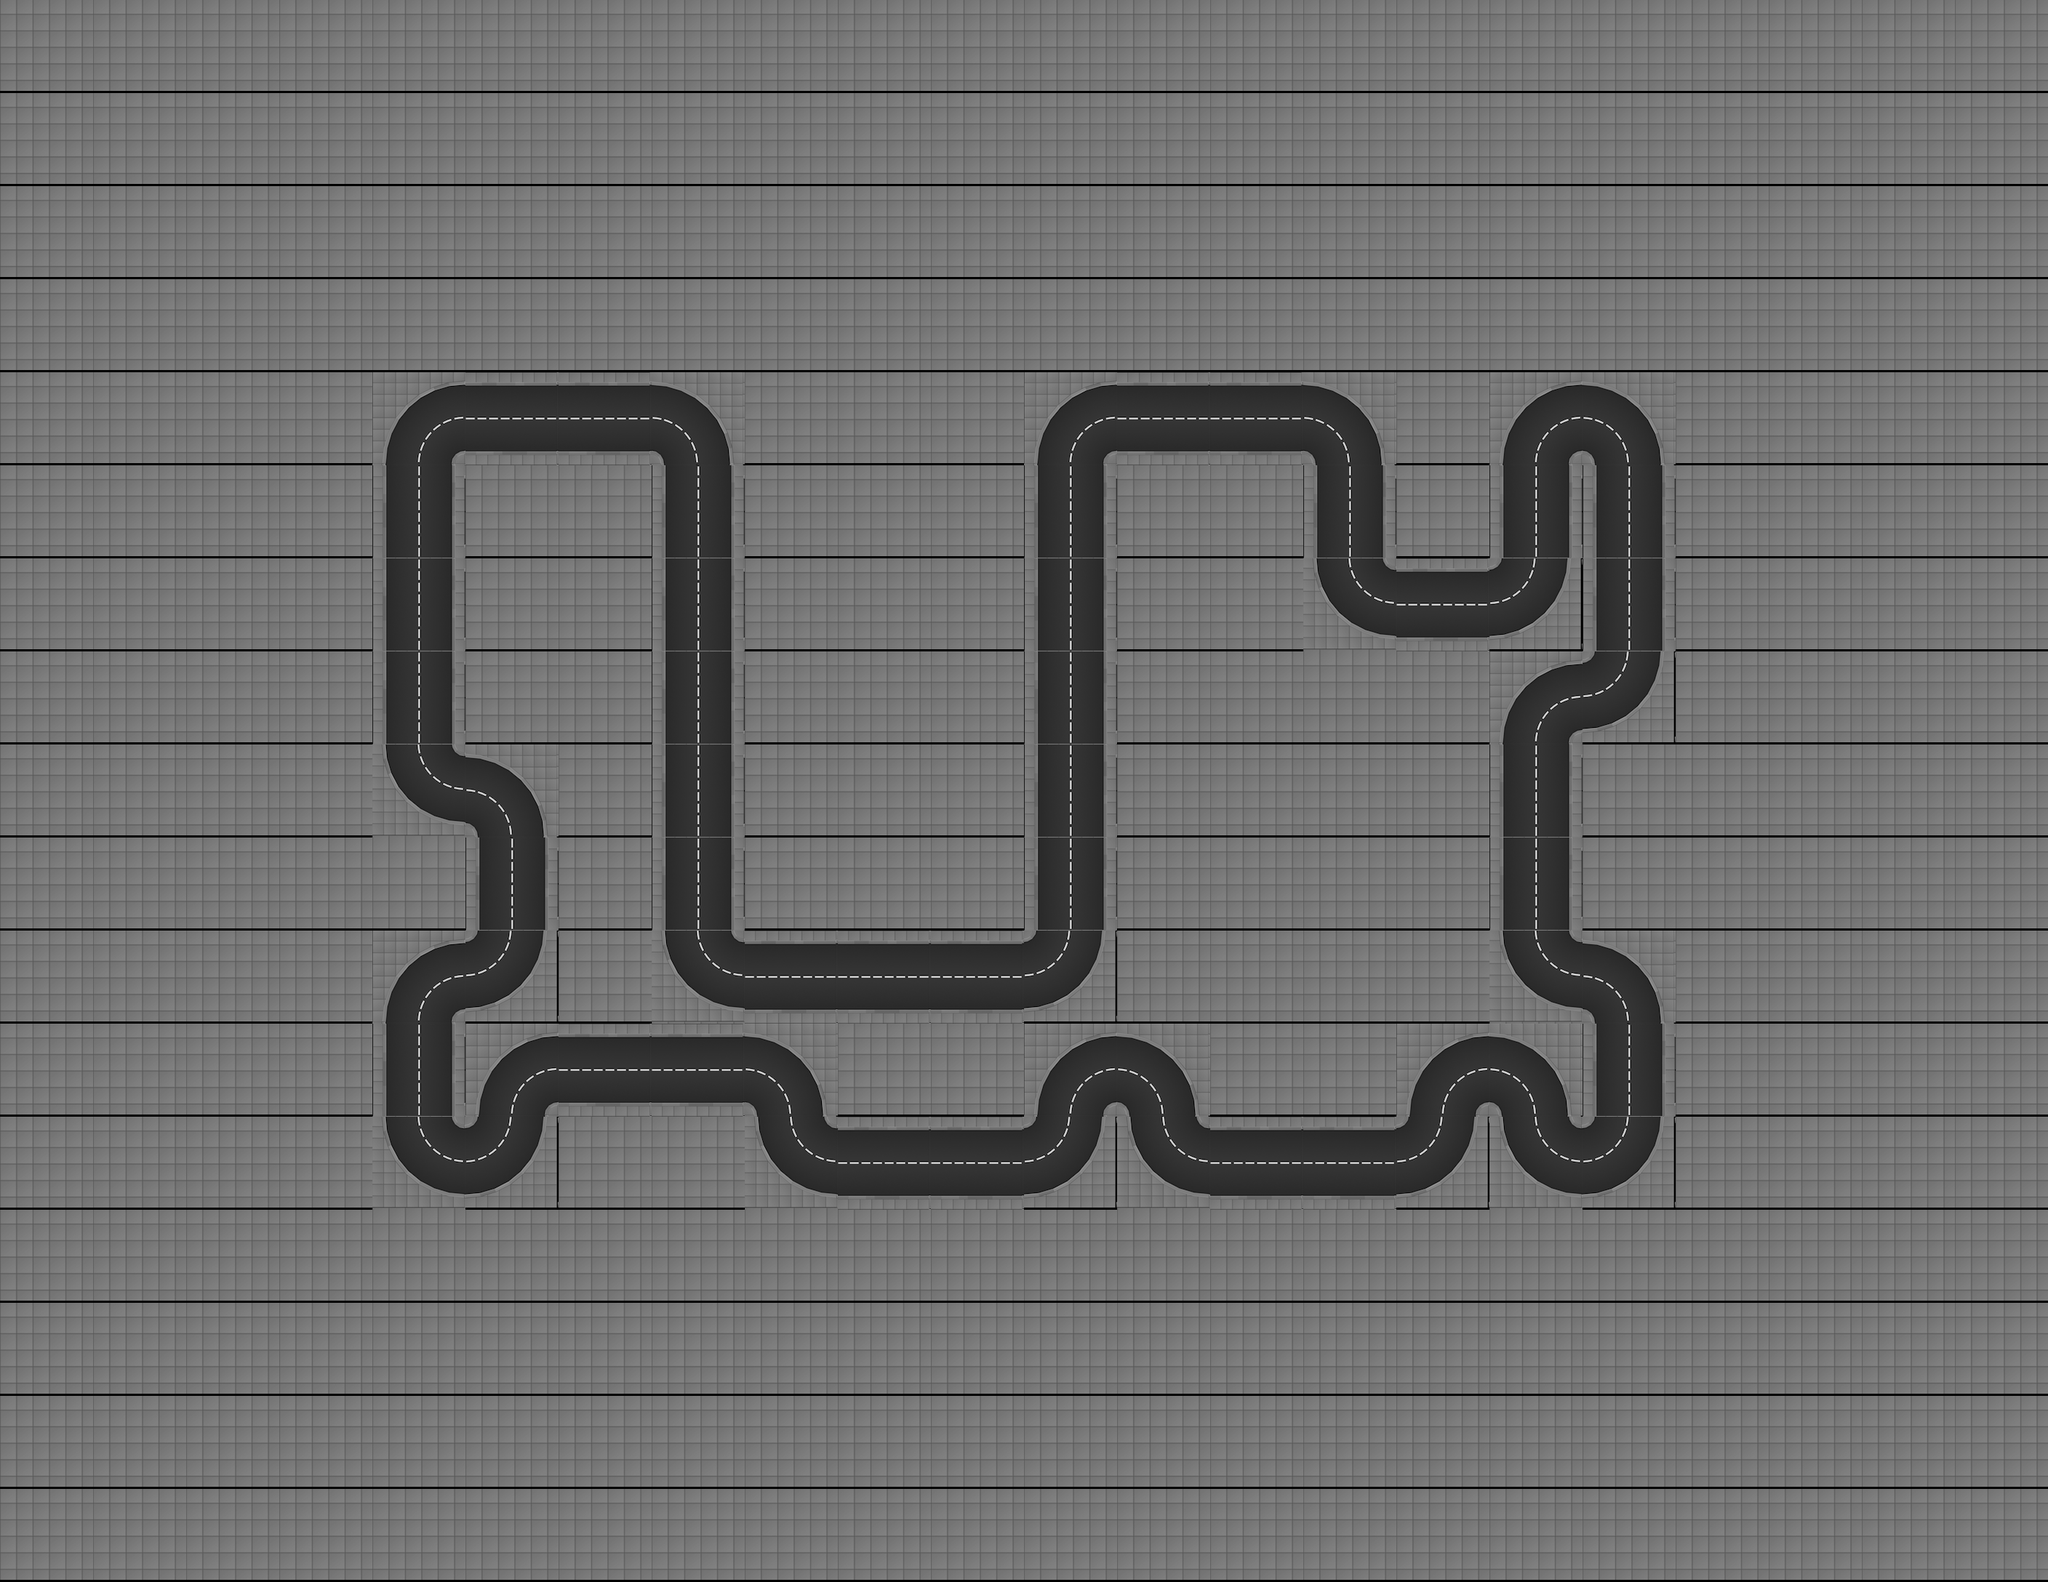

A level layout from a 2D game, rendered from its tile map. Below: a short description, then the map file with tile-grid data replaced by summaries:
An orthogonal 22x17 tile map with 128x128 px tiles, 1 tile layer (track), 2 tilesets and 391 objects (17x appartment_roof_01, 16x office_06_ground_floor, 16x office_06_floor, 15x office_05_ground_floor, 15x office_05_floor, ...).

<map height="17" infinite="0" nextlayerid="1" nextobjectid="1" orientation="orthogonal" renderorder="right-down" tiledversion="1.2.2" tileheight="128" tilewidth="128" version="1.2" width="22"><tileset firstgid="1" source="../../gbResources/set_tiles.tsx" /><tileset firstgid="134" source="../../gbResources/set_objects.tsx" /><layer height="17" id="1" name="track" width="22"><data>[374 cells, 374 non-empty, 7 distinct tile ids]</data></layer><objectgroup id="1" name="walls"><object id="1" x="512" y="640"><polyline points="16,0 32,-64 64,-96 128,-112" /></object><object id="2" x="512" y="640"><polyline points="112,0 114,-8 120,-14 128,-16" /></object><object id="3" x="512" y="704.0"><polyline points="16,-64 16,64" /></object><object id="4" x="512" y="704.0"><polyline points="112,-64 112,64" /></object><object id="5" x="512" y="832.0"><polyline points="16,-64 16,64" /></object><object id="6" x="512" y="832.0"><polyline points="112,-64 112,64" /></object><object id="7" x="512" y="960.0"><polyline points="16,-64 16,64" /></object><object id="8" x="512" y="960.0"><polyline points="112,-64 112,64" /></object><object id="9" x="512" y="1152"><polyline points="16,-128 32,-64 64,-32 128,-16" /></object><object id="10" x="512" y="1152"><polyline points="112,-128 114,-120 120,-114 128,-112" /></object><object id="11" x="512" y="1408"><polyline points="16,0 32,-64 64,-96 128,-112" /></object><object id="12" x="512" y="1408"><polyline points="112,0 114,-8 120,-14 128,-16" /></object><object id="13" x="512" y="1472.0"><polyline points="16,-64 16,64" /></object><object id="14" x="512" y="1472.0"><polyline points="112,-64 112,64" /></object><object id="15" x="512" y="1664"><polyline points="16,-128 32,-64 64,-32 128,-16" /></object><object id="16" x="512" y="1664"><polyline points="112,-128 114,-120 120,-114 128,-112" /></object><object id="17" x="640" y="592.0"><polyline points="0,-64 128,-64" /></object><object id="18" x="640" y="560.0"><polyline points="0,64 128,64" /></object><object id="19" x="640" y="1152"><polyline points="0,-112 64,-96 96,-64 112,0" /></object><object id="20" x="640" y="1152"><polyline points="0,-16 8,-14 14,-8 16,0" /></object><object id="21" x="640" y="1216.0"><polyline points="16,-64 16,64" /></object><object id="22" x="640" y="1216.0"><polyline points="112,-64 112,64" /></object><object id="23" x="640" y="1408"><polyline points="112,-128 96,-64 64,-32 0,-16" /></object><object id="24" x="640" y="1408"><polyline points="16,-128 14,-120 8,-114 0,-112" /></object><object id="25" x="640" y="1536"><polyline points="16,0 32,-64 64,-96 128,-112" /></object><object id="26" x="640" y="1536"><polyline points="112,0 114,-8 120,-14 128,-16" /></object><object id="27" x="640" y="1664"><polyline points="112,-128 96,-64 64,-32 0,-16" /></object><object id="28" x="640" y="1664"><polyline points="16,-128 14,-120 8,-114 0,-112" /></object><object id="29" x="768" y="592.0"><polyline points="0,-64 128,-64" /></object><object id="30" x="768" y="560.0"><polyline points="0,64 128,64" /></object><object id="31" x="768" y="1488.0"><polyline points="0,-64 128,-64" /></object><object id="32" x="768" y="1456.0"><polyline points="0,64 128,64" /></object><object id="33" x="896" y="640"><polyline points="0,-112 64,-96 96,-64 112,0" /></object><object id="34" x="896" y="640"><polyline points="0,-16 8,-14 14,-8 16,0" /></object><object id="35" x="896" y="704.0"><polyline points="16,-64 16,64" /></object><object id="36" x="896" y="704.0"><polyline points="112,-64 112,64" /></object><object id="37" x="896" y="832.0"><polyline points="16,-64 16,64" /></object><object id="38" x="896" y="832.0"><polyline points="112,-64 112,64" /></object><object id="39" x="896" y="960.0"><polyline points="16,-64 16,64" /></object><object id="40" x="896" y="960.0"><polyline points="112,-64 112,64" /></object><object id="41" x="896" y="1088.0"><polyline points="16,-64 16,64" /></object><object id="42" x="896" y="1088.0"><polyline points="112,-64 112,64" /></object><object id="43" x="896" y="1216.0"><polyline points="16,-64 16,64" /></object><object id="44" x="896" y="1216.0"><polyline points="112,-64 112,64" /></object><object id="45" x="896" y="1408"><polyline points="16,-128 32,-64 64,-32 128,-16" /></object><object id="46" x="896" y="1408"><polyline points="112,-128 114,-120 120,-114 128,-112" /></object><object id="47" x="896" y="1488.0"><polyline points="0,-64 128,-64" /></object><object id="48" x="896" y="1456.0"><polyline points="0,64 128,64" /></object><object id="49" x="1024" y="1360.0"><polyline points="0,-64 128,-64" /></object><object id="50" x="1024" y="1328.0"><polyline points="0,64 128,64" /></object><object id="51" x="1024" y="1536"><polyline points="0,-112 64,-96 96,-64 112,0" /></object><object id="52" x="1024" y="1536"><polyline points="0,-16 8,-14 14,-8 16,0" /></object><object id="53" x="1024" y="1664"><polyline points="16,-128 32,-64 64,-32 128,-16" /></object><object id="54" x="1024" y="1664"><polyline points="112,-128 114,-120 120,-114 128,-112" /></object><object id="55" x="1152" y="1360.0"><polyline points="0,-64 128,-64" /></object><object id="56" x="1152" y="1328.0"><polyline points="0,64 128,64" /></object><object id="57" x="1152" y="1616.0"><polyline points="0,-64 128,-64" /></object><object id="58" x="1152" y="1584.0"><polyline points="0,64 128,64" /></object><object id="59" x="1280" y="1360.0"><polyline points="0,-64 128,-64" /></object><object id="60" x="1280" y="1328.0"><polyline points="0,64 128,64" /></object><object id="61" x="1280" y="1616.0"><polyline points="0,-64 128,-64" /></object><object id="62" x="1280" y="1584.0"><polyline points="0,64 128,64" /></object><object id="63" x="1408" y="640"><polyline points="16,0 32,-64 64,-96 128,-112" /></object><object id="64" x="1408" y="640"><polyline points="112,0 114,-8 120,-14 128,-16" /></object><object id="65" x="1408" y="704.0"><polyline points="16,-64 16,64" /></object><object id="66" x="1408" y="704.0"><polyline points="112,-64 112,64" /></object><object id="67" x="1408" y="832.0"><polyline points="16,-64 16,64" /></object><object id="68" x="1408" y="832.0"><polyline points="112,-64 112,64" /></object><object id="69" x="1408" y="960.0"><polyline points="16,-64 16,64" /></object><object id="70" x="1408" y="960.0"><polyline points="112,-64 112,64" /></object><object id="71" x="1408" y="1088.0"><polyline points="16,-64 16,64" /></object><object id="72" x="1408" y="1088.0"><polyline points="112,-64 112,64" /></object><object id="73" x="1408" y="1216.0"><polyline points="16,-64 16,64" /></object><object id="74" x="1408" y="1216.0"><polyline points="112,-64 112,64" /></object><object id="75" x="1408" y="1408"><polyline points="112,-128 96,-64 64,-32 0,-16" /></object><object id="76" x="1408" y="1408"><polyline points="16,-128 14,-120 8,-114 0,-112" /></object><object id="77" x="1408" y="1536"><polyline points="16,0 32,-64 64,-96 128,-112" /></object><object id="78" x="1408" y="1536"><polyline points="112,0 114,-8 120,-14 128,-16" /></object><object id="79" x="1408" y="1664"><polyline points="112,-128 96,-64 64,-32 0,-16" /></object><object id="80" x="1408" y="1664"><polyline points="16,-128 14,-120 8,-114 0,-112" /></object><object id="81" x="1536" y="592.0"><polyline points="0,-64 128,-64" /></object><object id="82" x="1536" y="560.0"><polyline points="0,64 128,64" /></object></objectgroup><objectgroup id="2" name="route"><!-- 1 objects omitted --></objectgroup><objectgroup id="3" name="lights"><!-- 68 objects omitted --></objectgroup><objectgroup id="4" name="slow_motion_triggers"><!-- 32 objects omitted --></objectgroup><objectgroup id="5" name="speed_up_triggers"><!-- 4 objects omitted --></objectgroup><objectgroup id="6" name="buildings"><!-- 146 objects omitted --></objectgroup><objectgroup id="7" name="spawners"><!-- 4 objects omitted --></objectgroup></map>
<!-- 309 of 391 objects omitted -->
